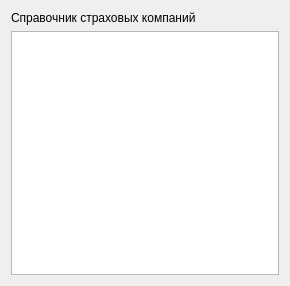
<?xml version="1.0" encoding="UTF-8"?>
<ui version="4.0">
 <class>Form</class>
 <widget class="QWidget" name="Form">
  <property name="geometry">
   <rect>
    <x>0</x>
    <y>0</y>
    <width>290</width>
    <height>286</height>
   </rect>
  </property>
  <property name="windowTitle">
   <string>Form</string>
  </property>
  <layout class="QGridLayout" name="gridLayout">
   <item row="0" column="0">
    <widget class="QLabel" name="label">
     <property name="text">
      <string>Cправочник страховых компаний</string>
     </property>
    </widget>
   </item>
   <item row="1" column="0">
    <widget class="QTableView" name="table"/>
   </item>
  </layout>
 </widget>
 <resources/>
 <connections/>
</ui>
